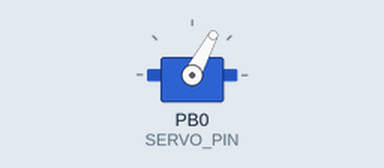
A sketch run on a simulated ATtiny85, built with avr-gcc and run on an emulated ATtiny85. Shown: servo. Wiring (inferred from the names in the program): servo: signal PB0. Random numbers use the default seed unless the sketch sets one; servo pulses on a pin are drawn as a servo (544–2400 µs = 0–180°).

Above: at 0.45 s.
At 6.84 s:
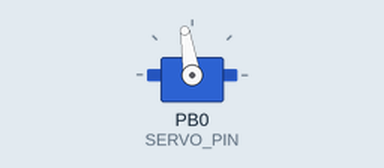
At 13.91 s:
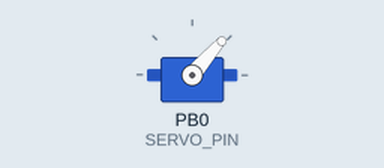
At 34.84 s:
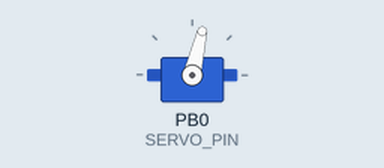
Timing chart, 0 to 38.3 s (numbered marks = the images above):
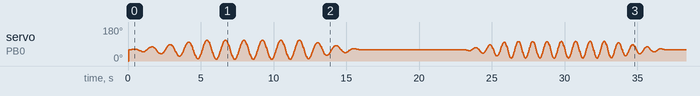

The sketch:

tailwagger.ino
```cpp
/*
Simple servo tail wagger for Adafruit 5V Trinket (not Pro) microcontroller.
Uses servo on pin 0.  The tail has no 'tendons' -- it's a passive thing,
simply hanging off the servo -- though a weak 'spine' (such as aquarium tube)
adds just enough body to help.  Pendulum math is then used to induce a
reasonable wag effect.

To break up the repetition and appear a little more 'alive,' the speed,
magnitude and duration of the tail wag is randomized (within certain ranges),
and it periodically settles down and stops (adds variety and also saves some
battery).  There's an optimal period (single-swing time) for a given tail
length, but it may randomly go a little faster or slower than this to add
some 'english' to the wag.

You'll need to calibrate this, editing a few lines below.  TAIL_LENGTH is the
length of the tail in meters (e.g. a 40 cm tail is 0.4 meters); for inches,
multiply by 2.54 to get centimeters, then divide by 100 for meters.
SERVO_MIN and SERVO_MAX are the pulse times (in microseconds) for the leftmost
and rightmost servo positions; though nominally these are 1000 and 2000 usec
(1.0 to 2.0 milliseconds), every servo in reality is a little different, and
you'll need to tune these values for your actual desired swing range.
*/

#ifdef __AVR_ATtiny85__
 #include <avr/power.h>
#endif

// CONFIGURABLE STUFF --------------------------------------------------------

#define TAIL_LENGTH 0.4  // Nominal tail length (meters)
#define SERVO_PIN   0    // Servo is connected here
#define SERVO_MIN   500  // Servo pulse times
#define SERVO_MAX   1800 // in microseconds

// Tail cycles through four states: off, ramp up, steady wag, ramp down.
// Durations are semi-random; this table sets min & max times for each.
static const uint8_t PROGMEM modeTime[4][2] = {
  { 4,  9 }, // 4 to 9 second off time
  { 3,  6 }, // 3 to 6 second ramp up
  { 4, 12 }, // 4 to 12 sec steady wag
  { 2,  5 }  // 2 to 5 sec ramp down
};

// SHOULDN'T NEED TO EDIT BELOW THIS LINE ------------------------------------

#define SERVO_RANGE    (SERVO_MAX - SERVO_MIN)
#define MODE_OFF       0
#define MODE_RAMP_UP   1
#define MODE_HOLD      2
#define MODE_RAMP_DOWN 3

uint8_t  tailMode      = MODE_OFF;
float    wagnitude     = 0.8, // Magnitude of current wag cycle
         period        = M_PI * 2.0 * sqrt(TAIL_LENGTH / 9.8);
uint32_t modeStartTime = 0,
         modeDuration  = 0,
         lastPulseTime = 0;

// SETUP just configures prescaler & enables servo output --------------------

void setup() {
#if defined(__AVR_ATtiny85__) && (F_CPU == 16000000L)
  clock_prescale_set(clock_div_1); // 16 MHz Trinket (not Pro) requires this
#endif
  pinMode(SERVO_PIN, OUTPUT);
  randomSeed(analogRead(1));
}

// LOOP does all the tail-waggling math --------------------------------------

void loop() {
  uint32_t t = millis(); // Elapsed time, milliseconds

  // Compare time in current mode against planned duration
  if((t - modeStartTime) > modeDuration) { // Time's up!
    for(;;) {
      if(++tailMode > MODE_RAMP_DOWN)      // Cycle to next mode,
        tailMode = MODE_OFF;               // wrap if needed
      modeDuration = 1000 * random(        // Randomize mode duration
        pgm_read_byte(&modeTime[tailMode][0]),
        pgm_read_byte(&modeTime[tailMode][1]));
      if(tailMode != MODE_OFF) break;      // If 'off' mode...
      // Randomize magnitude of next wag cycle (70% to 100%)
      wagnitude = (float)random(7, 10) / 10.0;
      // Randomize tail length for next wag cycle (60% to 120%)
      float len = TAIL_LENGTH * (float)random(6, 12) / 10.0;
      // Solve for period (sec) from length (meters):
      period = M_PI * 2.0 * sqrt(len / 9.8);
      delay(modeDuration);                 //   Stop servo,
      t = millis();                        //   revise time and
    }                                      //   mode-cycle again
    modeStartTime = t;                     // Save mode start time
  }

  // Calc amplitude of wag at current time (ramping up/down/steady)
  float a = wagnitude; // Assume MODE_HOLD
  if(tailMode != MODE_HOLD) {
    a = wagnitude * (float)(t - modeStartTime) / (float)modeDuration;
    if(tailMode == MODE_RAMP_DOWN) a = wagnitude - a;
  }

  uint16_t servoPulseLength = SERVO_MIN + (int)((float)SERVO_RANGE *
    ((sin(
    ((float)t / 1000.0)   // Current time in seconds
    / period * M_PI * 2.0 // Seconds to wag cycles
    ) * a)                // Sine wave * amplitude (-1.0 to 1.0)
    + 1.0) * 0.5);        // Convert to integer servo usec pulse

  // Handle servo pulse @ 50 Hz...
  while(((t = micros()) - lastPulseTime) < 20000); // Wait for it...
  digitalWrite(SERVO_PIN, HIGH);
  delayMicroseconds(servoPulseLength);
  digitalWrite(SERVO_PIN, LOW);
  lastPulseTime = t;
}
```
